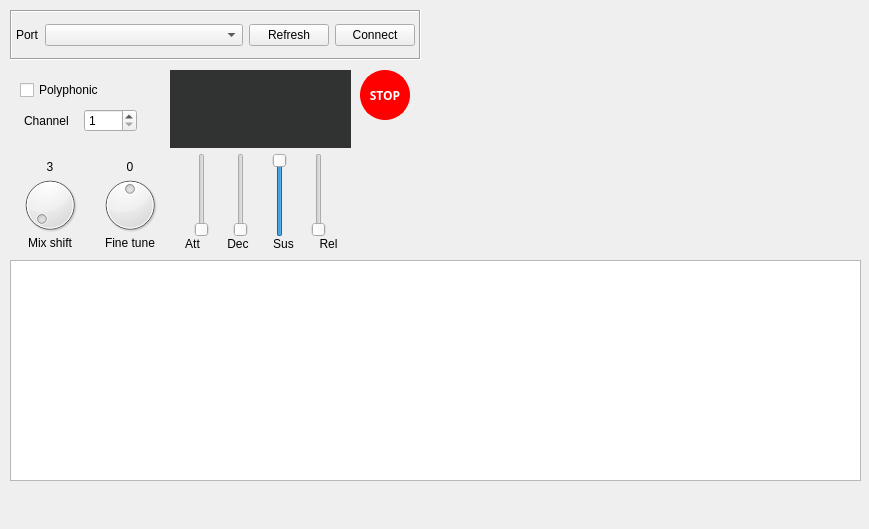
<?xml version="1.0" encoding="UTF-8"?>
<ui version="4.0">
 <class>MainWindow</class>
 <widget class="QMainWindow" name="MainWindow">
  <property name="geometry">
   <rect>
    <x>0</x>
    <y>0</y>
    <width>869</width>
    <height>529</height>
   </rect>
  </property>
  <property name="cursor">
   <cursorShape>ArrowCursor</cursorShape>
  </property>
  <property name="windowTitle">
   <string>TSHost</string>
  </property>
  <widget class="QWidget" name="centralwidget">
   <widget class="QPushButton" name="buttonPanic">
    <property name="geometry">
     <rect>
      <x>360</x>
      <y>70</y>
      <width>50</width>
      <height>50</height>
     </rect>
    </property>
    <property name="font">
     <font>
      <family>.SF NS Text</family>
      <weight>75</weight>
      <italic>false</italic>
      <bold>true</bold>
      <underline>false</underline>
      <kerning>true</kerning>
     </font>
    </property>
    <property name="autoFillBackground">
     <bool>false</bool>
    </property>
    <property name="styleSheet">
     <string notr="true">QPushButton {
	margin: 0;
	border: 3px solid red;
	border-radius: 25px;
	color: white;
	background-color: red;
}
QPushButton:hover {
	border-color: white;
}
QPushButton:pressed {
	color: red;
	background-color: white;
}</string>
    </property>
    <property name="text">
     <string>STOP</string>
    </property>
    <property name="checkable">
     <bool>true</bool>
    </property>
    <property name="default">
     <bool>false</bool>
    </property>
    <property name="flat">
     <bool>false</bool>
    </property>
   </widget>
   <widget class="QWidget" name="layoutWidget">
    <property name="geometry">
     <rect>
      <x>10</x>
      <y>160</y>
      <width>80</width>
      <height>90</height>
     </rect>
    </property>
    <layout class="QVBoxLayout" name="verticalLayout_3">
     <property name="spacing">
      <number>0</number>
     </property>
     <item>
      <widget class="QLabel" name="labelMixShiftValue">
       <property name="sizePolicy">
        <sizepolicy hsizetype="Preferred" vsizetype="Minimum">
         <horstretch>0</horstretch>
         <verstretch>0</verstretch>
        </sizepolicy>
       </property>
       <property name="text">
        <string>3</string>
       </property>
       <property name="alignment">
        <set>Qt::AlignCenter</set>
       </property>
      </widget>
     </item>
     <item>
      <widget class="QDial" name="dialMixShift">
       <property name="minimum">
        <number>0</number>
       </property>
       <property name="maximum">
        <number>3</number>
       </property>
       <property name="pageStep">
        <number>1</number>
       </property>
       <property name="value">
        <number>3</number>
       </property>
       <property name="tracking">
        <bool>true</bool>
       </property>
       <property name="orientation">
        <enum>Qt::Horizontal</enum>
       </property>
       <property name="invertedAppearance">
        <bool>true</bool>
       </property>
       <property name="invertedControls">
        <bool>false</bool>
       </property>
       <property name="wrapping">
        <bool>false</bool>
       </property>
       <property name="notchTarget">
        <double>16.000000000000000</double>
       </property>
       <property name="notchesVisible">
        <bool>false</bool>
       </property>
      </widget>
     </item>
     <item>
      <widget class="QLabel" name="label_4">
       <property name="sizePolicy">
        <sizepolicy hsizetype="Preferred" vsizetype="Preferred">
         <horstretch>0</horstretch>
         <verstretch>0</verstretch>
        </sizepolicy>
       </property>
       <property name="text">
        <string>Mix shift</string>
       </property>
       <property name="alignment">
        <set>Qt::AlignCenter</set>
       </property>
      </widget>
     </item>
    </layout>
   </widget>
   <widget class="QFrame" name="frame">
    <property name="enabled">
     <bool>true</bool>
    </property>
    <property name="geometry">
     <rect>
      <x>10</x>
      <y>10</y>
      <width>411</width>
      <height>50</height>
     </rect>
    </property>
    <property name="frameShape">
     <enum>QFrame::Box</enum>
    </property>
    <property name="frameShadow">
     <enum>QFrame::Sunken</enum>
    </property>
    <layout class="QHBoxLayout" name="horizontalLayout_3">
     <property name="spacing">
      <number>-1</number>
     </property>
     <property name="leftMargin">
      <number>4</number>
     </property>
     <property name="topMargin">
      <number>0</number>
     </property>
     <property name="rightMargin">
      <number>4</number>
     </property>
     <property name="bottomMargin">
      <number>0</number>
     </property>
     <item>
      <widget class="QLabel" name="label">
       <property name="text">
        <string>Port</string>
       </property>
      </widget>
     </item>
     <item>
      <widget class="QComboBox" name="comboSerial">
       <property name="sizePolicy">
        <sizepolicy hsizetype="Preferred" vsizetype="Fixed">
         <horstretch>1</horstretch>
         <verstretch>0</verstretch>
        </sizepolicy>
       </property>
       <property name="currentText">
        <string/>
       </property>
      </widget>
     </item>
     <item>
      <widget class="QPushButton" name="buttonRefresh">
       <property name="sizePolicy">
        <sizepolicy hsizetype="Maximum" vsizetype="Maximum">
         <horstretch>0</horstretch>
         <verstretch>0</verstretch>
        </sizepolicy>
       </property>
       <property name="text">
        <string>Refresh</string>
       </property>
      </widget>
     </item>
     <item>
      <widget class="QPushButton" name="buttonConnect">
       <property name="sizePolicy">
        <sizepolicy hsizetype="Maximum" vsizetype="Maximum">
         <horstretch>0</horstretch>
         <verstretch>0</verstretch>
        </sizepolicy>
       </property>
       <property name="text">
        <string>Connect</string>
       </property>
      </widget>
     </item>
    </layout>
   </widget>
   <widget class="QCheckBox" name="checkPolyphonic">
    <property name="geometry">
     <rect>
      <x>20</x>
      <y>80</y>
      <width>91</width>
      <height>20</height>
     </rect>
    </property>
    <property name="text">
     <string>Polyphonic</string>
    </property>
    <property name="checkable">
     <bool>true</bool>
    </property>
   </widget>
   <widget class="QWidget" name="widgetChannel" native="true">
    <property name="geometry">
     <rect>
      <x>20</x>
      <y>100</y>
      <width>121</width>
      <height>41</height>
     </rect>
    </property>
    <layout class="QHBoxLayout" name="horizontalLayout_5">
     <property name="leftMargin">
      <number>4</number>
     </property>
     <property name="topMargin">
      <number>0</number>
     </property>
     <property name="rightMargin">
      <number>4</number>
     </property>
     <property name="bottomMargin">
      <number>0</number>
     </property>
     <item>
      <widget class="QLabel" name="label_5">
       <property name="text">
        <string>Channel</string>
       </property>
      </widget>
     </item>
     <item>
      <widget class="QSpinBox" name="spinBox">
       <property name="minimum">
        <number>1</number>
       </property>
       <property name="maximum">
        <number>8</number>
       </property>
      </widget>
     </item>
    </layout>
   </widget>
   <widget class="QWidget" name="layoutWidget">
    <property name="geometry">
     <rect>
      <x>90</x>
      <y>160</y>
      <width>80</width>
      <height>90</height>
     </rect>
    </property>
    <layout class="QVBoxLayout" name="verticalLayout">
     <property name="spacing">
      <number>0</number>
     </property>
     <item>
      <widget class="QLabel" name="labelFineTuneValue">
       <property name="sizePolicy">
        <sizepolicy hsizetype="Preferred" vsizetype="Minimum">
         <horstretch>0</horstretch>
         <verstretch>0</verstretch>
        </sizepolicy>
       </property>
       <property name="text">
        <string>0</string>
       </property>
       <property name="alignment">
        <set>Qt::AlignCenter</set>
       </property>
      </widget>
     </item>
     <item>
      <widget class="QDial" name="dialFineTune">
       <property name="minimum">
        <number>-63</number>
       </property>
       <property name="maximum">
        <number>63</number>
       </property>
       <property name="tracking">
        <bool>true</bool>
       </property>
       <property name="invertedAppearance">
        <bool>false</bool>
       </property>
       <property name="invertedControls">
        <bool>false</bool>
       </property>
       <property name="wrapping">
        <bool>false</bool>
       </property>
       <property name="notchTarget">
        <double>16.000000000000000</double>
       </property>
       <property name="notchesVisible">
        <bool>false</bool>
       </property>
      </widget>
     </item>
     <item>
      <widget class="QLabel" name="label_2">
       <property name="sizePolicy">
        <sizepolicy hsizetype="Preferred" vsizetype="Preferred">
         <horstretch>0</horstretch>
         <verstretch>0</verstretch>
        </sizepolicy>
       </property>
       <property name="text">
        <string>Fine tune</string>
       </property>
       <property name="alignment">
        <set>Qt::AlignCenter</set>
       </property>
      </widget>
     </item>
    </layout>
   </widget>
   <widget class="QWidget" name="layoutWidget">
    <property name="geometry">
     <rect>
      <x>170</x>
      <y>70</y>
      <width>181</width>
      <height>181</height>
     </rect>
    </property>
    <layout class="QVBoxLayout" name="verticalLayout_4">
     <property name="spacing">
      <number>0</number>
     </property>
     <property name="sizeConstraint">
      <enum>QLayout::SetDefaultConstraint</enum>
     </property>
     <property name="leftMargin">
      <number>0</number>
     </property>
     <property name="topMargin">
      <number>0</number>
     </property>
     <item>
      <widget class="ADSRDisplay" name="displayADSR" native="true">
       <property name="enabled">
        <bool>true</bool>
       </property>
       <property name="sizePolicy">
        <sizepolicy hsizetype="Preferred" vsizetype="Preferred">
         <horstretch>0</horstretch>
         <verstretch>3</verstretch>
        </sizepolicy>
       </property>
       <property name="palette">
        <palette>
         <active>
          <colorrole role="Base">
           <brush brushstyle="SolidPattern">
            <color alpha="255">
             <red>255</red>
             <green>255</green>
             <blue>255</blue>
            </color>
           </brush>
          </colorrole>
          <colorrole role="Window">
           <brush brushstyle="SolidPattern">
            <color alpha="255">
             <red>49</red>
             <green>50</green>
             <blue>50</blue>
            </color>
           </brush>
          </colorrole>
         </active>
         <inactive>
          <colorrole role="Base">
           <brush brushstyle="SolidPattern">
            <color alpha="255">
             <red>255</red>
             <green>255</green>
             <blue>255</blue>
            </color>
           </brush>
          </colorrole>
          <colorrole role="Window">
           <brush brushstyle="SolidPattern">
            <color alpha="255">
             <red>49</red>
             <green>50</green>
             <blue>50</blue>
            </color>
           </brush>
          </colorrole>
         </inactive>
         <disabled>
          <colorrole role="Base">
           <brush brushstyle="SolidPattern">
            <color alpha="255">
             <red>49</red>
             <green>50</green>
             <blue>50</blue>
            </color>
           </brush>
          </colorrole>
          <colorrole role="Window">
           <brush brushstyle="SolidPattern">
            <color alpha="255">
             <red>49</red>
             <green>50</green>
             <blue>50</blue>
            </color>
           </brush>
          </colorrole>
         </disabled>
        </palette>
       </property>
       <property name="autoFillBackground">
        <bool>true</bool>
       </property>
      </widget>
     </item>
     <item>
      <spacer name="verticalSpacer">
       <property name="orientation">
        <enum>Qt::Vertical</enum>
       </property>
       <property name="sizeHint" stdset="0">
        <size>
         <width>20</width>
         <height>5</height>
        </size>
       </property>
      </spacer>
     </item>
     <item>
      <layout class="QHBoxLayout" name="horizontalLayout_4">
       <item>
        <widget class="QSlider" name="sliderAttack">
         <property name="tracking">
          <bool>true</bool>
         </property>
         <property name="orientation">
          <enum>Qt::Vertical</enum>
         </property>
        </widget>
       </item>
       <item>
        <widget class="QSlider" name="sliderDecay">
         <property name="tracking">
          <bool>true</bool>
         </property>
         <property name="orientation">
          <enum>Qt::Vertical</enum>
         </property>
        </widget>
       </item>
       <item>
        <widget class="QSlider" name="sliderSustain">
         <property name="maximum">
          <number>15</number>
         </property>
         <property name="pageStep">
          <number>5</number>
         </property>
         <property name="value">
          <number>15</number>
         </property>
         <property name="tracking">
          <bool>true</bool>
         </property>
         <property name="orientation">
          <enum>Qt::Vertical</enum>
         </property>
        </widget>
       </item>
       <item>
        <widget class="QSlider" name="sliderRelease">
         <property name="tracking">
          <bool>true</bool>
         </property>
         <property name="orientation">
          <enum>Qt::Vertical</enum>
         </property>
        </widget>
       </item>
      </layout>
     </item>
     <item>
      <layout class="QHBoxLayout" name="horizontalLayout_2">
       <item>
        <widget class="QLabel" name="label_3">
         <property name="text">
          <string>Att</string>
         </property>
         <property name="alignment">
          <set>Qt::AlignCenter</set>
         </property>
        </widget>
       </item>
       <item>
        <widget class="QLabel" name="label_6">
         <property name="text">
          <string>Dec</string>
         </property>
         <property name="alignment">
          <set>Qt::AlignCenter</set>
         </property>
        </widget>
       </item>
       <item>
        <widget class="QLabel" name="label_7">
         <property name="text">
          <string>Sus</string>
         </property>
         <property name="alignment">
          <set>Qt::AlignCenter</set>
         </property>
        </widget>
       </item>
       <item>
        <widget class="QLabel" name="label_8">
         <property name="text">
          <string>Rel</string>
         </property>
         <property name="alignment">
          <set>Qt::AlignCenter</set>
         </property>
        </widget>
       </item>
      </layout>
     </item>
    </layout>
   </widget>
   <widget class="PianoKeybd" name="widgetKeyboard">
    <property name="geometry">
     <rect>
      <x>10</x>
      <y>260</y>
      <width>851</width>
      <height>221</height>
     </rect>
    </property>
   </widget>
  </widget>
 </widget>
 <customwidgets>
  <customwidget>
   <class>ADSRDisplay</class>
   <extends>QWidget</extends>
   <header>adsrdisplay.h</header>
   <container>1</container>
  </customwidget>
  <customwidget>
   <class>PianoKeybd</class>
   <extends>QGraphicsView</extends>
   <header>pianokeybd.h</header>
  </customwidget>
 </customwidgets>
 <tabstops>
  <tabstop>buttonConnect</tabstop>
  <tabstop>dialMixShift</tabstop>
  <tabstop>dialFineTune</tabstop>
  <tabstop>sliderAttack</tabstop>
  <tabstop>sliderDecay</tabstop>
  <tabstop>sliderSustain</tabstop>
  <tabstop>sliderRelease</tabstop>
  <tabstop>spinBox</tabstop>
  <tabstop>checkPolyphonic</tabstop>
  <tabstop>buttonPanic</tabstop>
 </tabstops>
 <resources/>
 <connections>
  <connection>
   <sender>dialMixShift</sender>
   <signal>valueChanged(int)</signal>
   <receiver>labelMixShiftValue</receiver>
   <slot>setNum(int)</slot>
   <hints>
    <hint type="sourcelabel">
     <x>49</x>
     <y>104</y>
    </hint>
    <hint type="destinationlabel">
     <x>49</x>
     <y>58</y>
    </hint>
   </hints>
  </connection>
  <connection>
   <sender>dialFineTune</sender>
   <signal>valueChanged(int)</signal>
   <receiver>labelFineTuneValue</receiver>
   <slot>setNum(int)</slot>
   <hints>
    <hint type="sourcelabel">
     <x>129</x>
     <y>104</y>
    </hint>
    <hint type="destinationlabel">
     <x>129</x>
     <y>58</y>
    </hint>
   </hints>
  </connection>
  <connection>
   <sender>sliderAttack</sender>
   <signal>valueChanged(int)</signal>
   <receiver>displayADSR</receiver>
   <slot>update()</slot>
   <hints>
    <hint type="sourcelabel">
     <x>316</x>
     <y>216</y>
    </hint>
    <hint type="destinationlabel">
     <x>380</x>
     <y>132</y>
    </hint>
   </hints>
  </connection>
  <connection>
   <sender>sliderDecay</sender>
   <signal>valueChanged(int)</signal>
   <receiver>displayADSR</receiver>
   <slot>update()</slot>
   <hints>
    <hint type="sourcelabel">
     <x>358</x>
     <y>216</y>
    </hint>
    <hint type="destinationlabel">
     <x>380</x>
     <y>132</y>
    </hint>
   </hints>
  </connection>
  <connection>
   <sender>sliderRelease</sender>
   <signal>valueChanged(int)</signal>
   <receiver>displayADSR</receiver>
   <slot>update()</slot>
   <hints>
    <hint type="sourcelabel">
     <x>442</x>
     <y>216</y>
    </hint>
    <hint type="destinationlabel">
     <x>380</x>
     <y>132</y>
    </hint>
   </hints>
  </connection>
  <connection>
   <sender>sliderSustain</sender>
   <signal>valueChanged(int)</signal>
   <receiver>displayADSR</receiver>
   <slot>update()</slot>
   <hints>
    <hint type="sourcelabel">
     <x>400</x>
     <y>216</y>
    </hint>
    <hint type="destinationlabel">
     <x>380</x>
     <y>132</y>
    </hint>
   </hints>
  </connection>
  <connection>
   <sender>checkPolyphonic</sender>
   <signal>toggled(bool)</signal>
   <receiver>widgetChannel</receiver>
   <slot>setDisabled(bool)</slot>
   <hints>
    <hint type="sourcelabel">
     <x>55</x>
     <y>199</y>
    </hint>
    <hint type="destinationlabel">
     <x>70</x>
     <y>230</y>
    </hint>
   </hints>
  </connection>
 </connections>
 <designerdata>
  <property name="gridDeltaX">
   <number>10</number>
  </property>
  <property name="gridDeltaY">
   <number>10</number>
  </property>
  <property name="gridSnapX">
   <bool>true</bool>
  </property>
  <property name="gridSnapY">
   <bool>true</bool>
  </property>
  <property name="gridVisible">
   <bool>true</bool>
  </property>
 </designerdata>
</ui>
